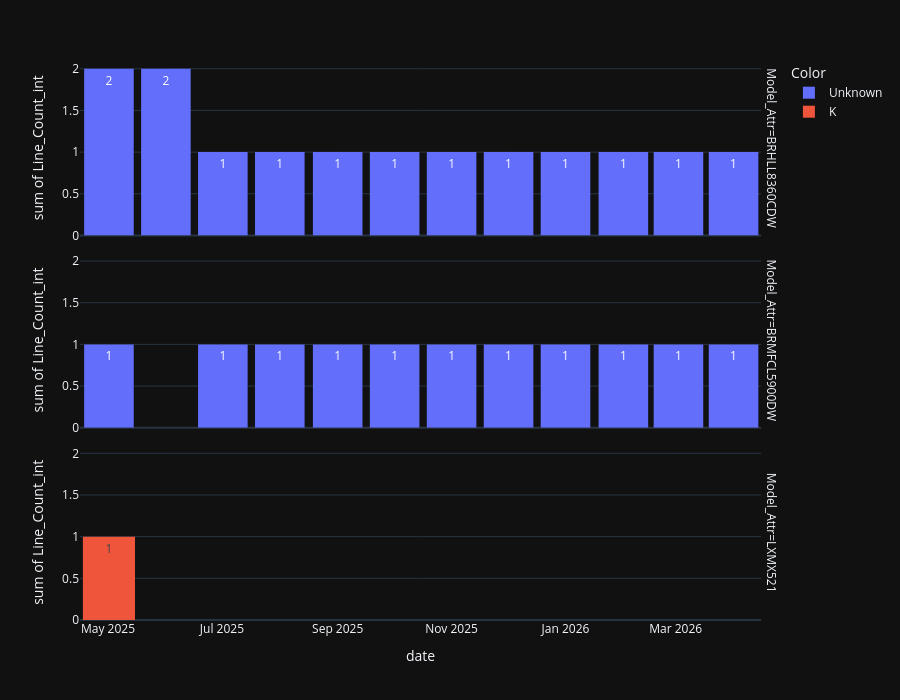

This figure's notebook cell:
### Code cell
px.histogram(future_forecasts[future_forecasts['Ship_To_Name']=='JARED 417'],
             x = 'date', 
             y = 'Line_Count_int', 
             template = 'plotly_dark',
             color = 'Color',
             text_auto=True, 
             nbins = 12,
             facet_row = 'Model_Attr',
             height = 700,
             ).update_layout(bargap = 0.1)

### Figure 1 — Plotly figure (JSON) as saved in the notebook; plotly's stock layout.template omitted (floating-point values rounded to 4 significant figures)
{"data": [{"bingroup": "x", "histfunc": "sum", "hovertemplate": "Color=Unknown<br>Model_Attr=BRHLL8360CDW<br>date=%{x}<br>sum of Line_Count_int=%{y}<extra></extra>", "legendgroup": "Unknown", "marker": {"color": "#636efa", "pattern": {"shape": ""}}, "name": "Unknown", "nbinsx": 12, "orientation": "v", "showlegend": true, "texttemplate": "%{value}", "type": "histogram", "x": ["2025-05-01T00:00:00.000000000", "2025-06-01T00:00:00.000000000", "2025-07-01T00:00:00.000000000", "2025-08-01T00:00:00.000000000", "2025-09-01T00:00:00.000000000", "2025-10-01T00:00:00.000000000", "2025-11-01T00:00:00.000000000", "2025-12-01T00:00:00.000000000", "2026-01-01T00:00:00.000000000", "2026-02-01T00:00:00.000000000", "2026-03-01T00:00:00.000000000", "2026-04-01T00:00:00.000000000"], "xaxis": "x3", "y": [2.0, 2.0, 1.0, 1.0, 1.0, 1.0, 1.0, 1.0, 1.0, 1.0, 1.0, 1.0], "yaxis": "y3"}, {"bingroup": "x", "histfunc": "sum", "hovertemplate": "Color=Unknown<br>Model_Attr=BRMFCL5900DW<br>date=%{x}<br>sum of Line_Count_int=%{y}<extra></extra>", "legendgroup": "Unknown", "marker": {"color": "#636efa", "pattern": {"shape": ""}}, "name": "Unknown", "nbinsx": 12, "orientation": "v", "showlegend": false, "texttemplate": "%{value}", "type": "histogram", "x": ["2025-05-01T00:00:00.000000000", "2025-06-01T00:00:00.000000000", "2025-07-01T00:00:00.000000000", "2025-08-01T00:00:00.000000000", "2025-09-01T00:00:00.000000000", "2025-10-01T00:00:00.000000000", "2025-11-01T00:00:00.000000000", "2025-12-01T00:00:00.000000000", "2026-01-01T00:00:00.000000000", "2026-02-01T00:00:00.000000000", "2026-03-01T00:00:00.000000000", "2026-04-01T00:00:00.000000000"], "xaxis": "x2", "y": [1.0, 0.0, 1.0, 1.0, 1.0, 1.0, 1.0, 1.0, 1.0, 1.0, 1.0, 1.0], "yaxis": "y2"}, {"bingroup": "x", "histfunc": "sum", "hovertemplate": "Color=K<br>Model_Attr=BRMFCL5900DW<br>date=%{x}<br>sum of Line_Count_int=%{y}<extra></extra>", "legendgroup": "K", "marker": {"color": "#EF553B", "pattern": {"shape": ""}}, "name": "K", "nbinsx": 12, "orientation": "v", "showlegend": true, "texttemplate": "%{value}", "type": "histogram", "x": ["2025-05-01T00:00:00.000000000", "2025-06-01T00:00:00.000000000", "2025-07-01T00:00:00.000000000", "2025-08-01T00:00:00.000000000", "2025-09-01T00:00:00.000000000", "2025-10-01T00:00:00.000000000", "2025-11-01T00:00:00.000000000", "2025-12-01T00:00:00.000000000", "2026-01-01T00:00:00.000000000", "2026-02-01T00:00:00.000000000", "2026-03-01T00:00:00.000000000", "2026-04-01T00:00:00.000000000"], "xaxis": "x2", "y": [0.0, 0.0, 0.0, 0.0, 0.0, 0.0, 0.0, 0.0, 0.0, 0.0, 0.0, 0.0], "yaxis": "y2"}, {"bingroup": "x", "histfunc": "sum", "hovertemplate": "Color=K<br>Model_Attr=LXMX521<br>date=%{x}<br>sum of Line_Count_int=%{y}<extra></extra>", "legendgroup": "K", "marker": {"color": "#EF553B", "pattern": {"shape": ""}}, "name": "K", "nbinsx": 12, "orientation": "v", "showlegend": false, "texttemplate": "%{value}", "type": "histogram", "x": ["2025-05-01T00:00:00.000000000", "2025-06-01T00:00:00.000000000", "2025-07-01T00:00:00.000000000", "2025-08-01T00:00:00.000000000", "2025-09-01T00:00:00.000000000", "2025-10-01T00:00:00.000000000", "2025-11-01T00:00:00.000000000", "2025-12-01T00:00:00.000000000", "2026-01-01T00:00:00.000000000", "2026-02-01T00:00:00.000000000", "2026-03-01T00:00:00.000000000", "2026-04-01T00:00:00.000000000"], "xaxis": "x", "y": [1.0, 0.0, 0.0, 0.0, 0.0, 0.0, 0.0, 0.0, 0.0, 0.0, 0.0, 0.0], "yaxis": "y"}], "layout": {"annotations": [{"font": {}, "showarrow": false, "text": "Model_Attr=LXMX521", "textangle": 90, "x": 0.98, "xanchor": "left", "xref": "paper", "y": 0.1567, "yanchor": "middle", "yref": "paper"}, {"font": {}, "showarrow": false, "text": "Model_Attr=BRMFCL5900DW", "textangle": 90, "x": 0.98, "xanchor": "left", "xref": "paper", "y": 0.5, "yanchor": "middle", "yref": "paper"}, {"font": {}, "showarrow": false, "text": "Model_Attr=BRHLL8360CDW", "textangle": 90, "x": 0.98, "xanchor": "left", "xref": "paper", "y": 0.8433, "yanchor": "middle", "yref": "paper"}], "bargap": 0.1, "barmode": "relative", "height": 700, "legend": {"title": {"text": "Color"}, "tracegroupgap": 0}, "margin": {"t": 60}, "xaxis": {"anchor": "y", "domain": [0, 0.98], "title": {"text": "date"}}, "xaxis2": {"anchor": "y2", "domain": [0, 0.98], "matches": "x", "showticklabels": false}, "xaxis3": {"anchor": "y3", "domain": [0, 0.98], "matches": "x", "showticklabels": false}, "yaxis": {"anchor": "x", "domain": [0, 0.3133], "title": {"text": "sum of Line_Count_int"}}, "yaxis2": {"anchor": "x2", "domain": [0.3433, 0.6567], "matches": "y", "title": {"text": "sum of Line_Count_int"}}, "yaxis3": {"anchor": "x3", "domain": [0.6867, 1.0], "matches": "y", "title": {"text": "sum of Line_Count_int"}}}}
